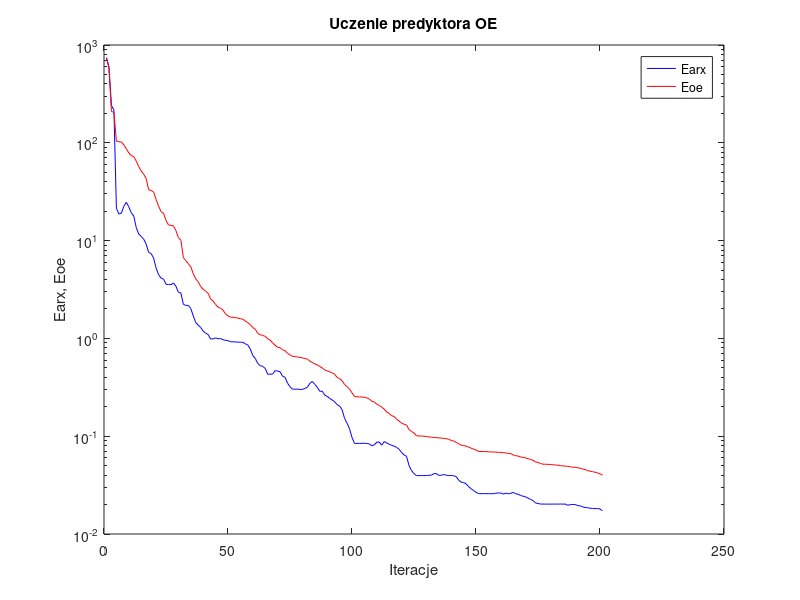
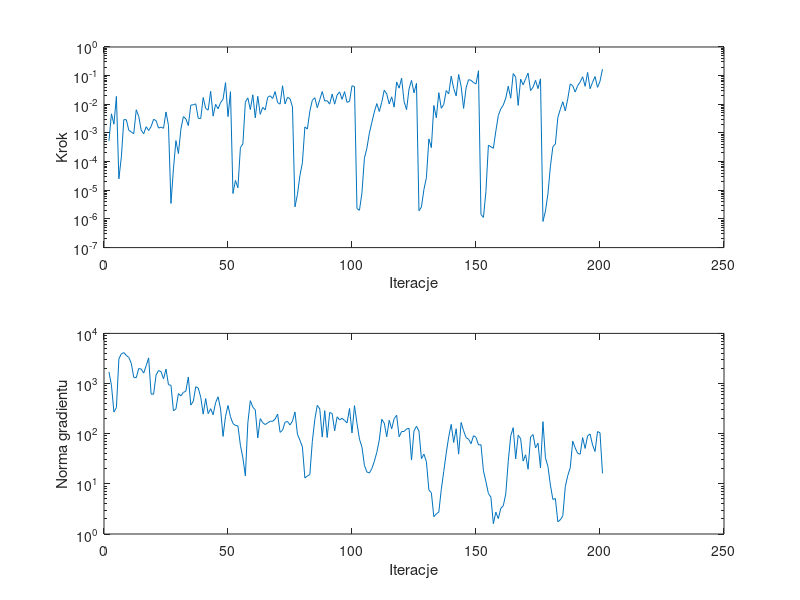

The MATLAB source for these figures, in order:
%uczenie predyktora oe
clear all;
n=0; farx(n+1)=7.424752e+002; foe(n+1)=7.348466e+002; wspucz(n+1)=0.000000e+000; ng(n+1)=0.000000e+000;
%odnowa zmiennej metryki
n=1; farx(n+1)=5.990273e+002; foe(n+1)=5.780933e+002; krok(n+1)=5.294487e-004; ng(n+1)=1.707953e+003;
n=2; farx(n+1)=2.412129e+002; foe(n+1)=2.094544e+002; krok(n+1)=4.667933e-003; ng(n+1)=9.263454e+002;
n=3; farx(n+1)=2.158772e+002; foe(n+1)=2.050905e+002; krok(n+1)=2.021294e-003; ng(n+1)=2.699828e+002;
n=4; farx(n+1)=2.142790e+001; foe(n+1)=1.042407e+002; krok(n+1)=1.884952e-002; ng(n+1)=3.330573e+002;
n=5; farx(n+1)=1.869833e+001; foe(n+1)=1.024341e+002; krok(n+1)=2.519594e-005; ng(n+1)=3.108518e+003;
n=6; farx(n+1)=1.906683e+001; foe(n+1)=1.021384e+002; krok(n+1)=1.466558e-004; ng(n+1)=3.926891e+003;
n=7; farx(n+1)=2.239446e+001; foe(n+1)=9.508367e+001; krok(n+1)=2.921865e-003; ng(n+1)=4.138379e+003;
n=8; farx(n+1)=2.467490e+001; foe(n+1)=8.688610e+001; krok(n+1)=2.896066e-003; ng(n+1)=3.636194e+003;
n=9; farx(n+1)=2.213856e+001; foe(n+1)=7.888001e+001; krok(n+1)=1.242369e-003; ng(n+1)=3.324382e+003;
n=10; farx(n+1)=1.930332e+001; foe(n+1)=7.422340e+001; krok(n+1)=1.085320e-003; ng(n+1)=2.527925e+003;
n=11; farx(n+1)=1.781923e+001; foe(n+1)=7.221177e+001; krok(n+1)=9.413494e-004; ng(n+1)=1.330224e+003;
n=12; farx(n+1)=1.359971e+001; foe(n+1)=6.490417e+001; krok(n+1)=6.425309e-003; ng(n+1)=1.306141e+003;
n=13; farx(n+1)=1.168141e+001; foe(n+1)=5.698979e+001; krok(n+1)=3.799656e-003; ng(n+1)=1.995292e+003;
n=14; farx(n+1)=1.101766e+001; foe(n+1)=5.149742e+001; krok(n+1)=1.250908e-003; ng(n+1)=1.935676e+003;
n=15; farx(n+1)=1.035023e+001; foe(n+1)=4.781053e+001; krok(n+1)=9.349870e-004; ng(n+1)=1.616391e+003;
n=16; farx(n+1)=9.209716e+000; foe(n+1)=4.302090e+001; krok(n+1)=1.651908e-003; ng(n+1)=2.265377e+003;
n=17; farx(n+1)=7.583824e+000; foe(n+1)=3.317897e+001; krok(n+1)=1.216567e-003; ng(n+1)=3.241148e+003;
n=18; farx(n+1)=7.373323e+000; foe(n+1)=3.254420e+001; krok(n+1)=1.670300e-003; ng(n+1)=6.142751e+002;
n=19; farx(n+1)=6.627478e+000; foe(n+1)=3.138992e+001; krok(n+1)=3.011555e-003; ng(n+1)=6.136980e+002;
n=20; farx(n+1)=5.244131e+000; foe(n+1)=2.630301e+001; krok(n+1)=2.677949e-003; ng(n+1)=1.484754e+003;
n=21; farx(n+1)=4.490658e+000; foe(n+1)=2.253347e+001; krok(n+1)=1.478815e-003; ng(n+1)=1.819830e+003;
n=22; farx(n+1)=4.138842e+000; foe(n+1)=1.982697e+001; krok(n+1)=1.599528e-003; ng(n+1)=1.723118e+003;
n=23; farx(n+1)=4.040260e+000; foe(n+1)=1.902652e+001; krok(n+1)=1.457389e-003; ng(n+1)=1.242710e+003;
n=24; farx(n+1)=3.576807e+000; foe(n+1)=1.607271e+001; krok(n+1)=5.414124e-003; ng(n+1)=1.939761e+003;
n=25; farx(n+1)=3.561846e+000; foe(n+1)=1.447703e+001; krok(n+1)=1.841613e-003; ng(n+1)=9.448043e+002;
%odnowa zmiennej metryki
n=26; farx(n+1)=3.541014e+000; foe(n+1)=1.433507e+001; krok(n+1)=3.474229e-006; ng(n+1)=9.257321e+002;
n=27; farx(n+1)=3.686949e+000; foe(n+1)=1.416948e+001; krok(n+1)=5.603333e-005; ng(n+1)=2.855654e+002;
n=28; farx(n+1)=3.416922e+000; foe(n+1)=1.265638e+001; krok(n+1)=5.405350e-004; ng(n+1)=3.129246e+002;
n=29; farx(n+1)=2.959402e+000; foe(n+1)=1.073074e+001; krok(n+1)=1.906434e-004; ng(n+1)=6.299402e+002;
n=30; farx(n+1)=2.916158e+000; foe(n+1)=1.009778e+001; krok(n+1)=1.342085e-003; ng(n+1)=5.686122e+002;
n=31; farx(n+1)=2.228824e+000; foe(n+1)=6.695025e+000; krok(n+1)=3.715831e-003; ng(n+1)=6.644592e+002;
n=32; farx(n+1)=2.174866e+000; foe(n+1)=6.251879e+000; krok(n+1)=3.127439e-003; ng(n+1)=7.037851e+002;
n=33; farx(n+1)=2.172383e+000; foe(n+1)=5.792915e+000; krok(n+1)=1.812955e-003; ng(n+1)=1.353543e+003;
n=34; farx(n+1)=2.022663e+000; foe(n+1)=5.404520e+000; krok(n+1)=9.358895e-003; ng(n+1)=3.717440e+002;
n=35; farx(n+1)=1.694431e+000; foe(n+1)=4.575594e+000; krok(n+1)=9.630946e-003; ng(n+1)=4.433220e+002;
n=36; farx(n+1)=1.451539e+000; foe(n+1)=4.058511e+000; krok(n+1)=1.033570e-002; ng(n+1)=8.649304e+002;
n=37; farx(n+1)=1.367277e+000; foe(n+1)=3.781580e+000; krok(n+1)=3.240245e-003; ng(n+1)=8.132076e+002;
n=38; farx(n+1)=1.293935e+000; foe(n+1)=3.398993e+000; krok(n+1)=3.195265e-003; ng(n+1)=5.333325e+002;
n=39; farx(n+1)=1.185116e+000; foe(n+1)=3.175417e+000; krok(n+1)=1.729712e-002; ng(n+1)=2.458062e+002;
n=40; farx(n+1)=1.130501e+000; foe(n+1)=3.039311e+000; krok(n+1)=7.191611e-003; ng(n+1)=5.017590e+002;
n=41; farx(n+1)=1.095622e+000; foe(n+1)=2.887473e+000; krok(n+1)=6.256921e-003; ng(n+1)=2.508723e+002;
n=42; farx(n+1)=9.835085e-001; foe(n+1)=2.521707e+000; krok(n+1)=2.847603e-002; ng(n+1)=3.161572e+002;
n=43; farx(n+1)=9.897300e-001; foe(n+1)=2.416799e+000; krok(n+1)=3.868579e-003; ng(n+1)=2.387279e+002;
n=44; farx(n+1)=1.010913e+000; foe(n+1)=2.221916e+000; krok(n+1)=1.000091e-002; ng(n+1)=4.170498e+002;
n=45; farx(n+1)=9.923095e-001; foe(n+1)=2.084740e+000; krok(n+1)=6.970444e-003; ng(n+1)=5.445415e+002;
n=46; farx(n+1)=9.964691e-001; foe(n+1)=2.033930e+000; krok(n+1)=1.142218e-002; ng(n+1)=3.117777e+002;
n=47; farx(n+1)=9.691352e-001; foe(n+1)=1.950268e+000; krok(n+1)=1.495979e-002; ng(n+1)=8.827857e+001;
n=48; farx(n+1)=9.555664e-001; foe(n+1)=1.775706e+000; krok(n+1)=5.715876e-002; ng(n+1)=2.231022e+002;
n=49; farx(n+1)=9.476375e-001; foe(n+1)=1.698062e+000; krok(n+1)=3.726829e-003; ng(n+1)=3.651334e+002;
n=50; farx(n+1)=9.241850e-001; foe(n+1)=1.650277e+000; krok(n+1)=2.757245e-002; ng(n+1)=2.175845e+002;
%odnowa zmiennej metryki
n=51; farx(n+1)=9.232002e-001; foe(n+1)=1.644073e+000; krok(n+1)=7.698578e-006; ng(n+1)=1.594742e+002;
n=52; farx(n+1)=9.195132e-001; foe(n+1)=1.628001e+000; krok(n+1)=2.190777e-005; ng(n+1)=1.463142e+002;
n=53; farx(n+1)=9.166777e-001; foe(n+1)=1.617329e+000; krok(n+1)=1.221743e-005; ng(n+1)=1.434071e+002;
n=54; farx(n+1)=9.155388e-001; foe(n+1)=1.587434e+000; krok(n+1)=3.095029e-004; ng(n+1)=5.902574e+001;
n=55; farx(n+1)=9.110540e-001; foe(n+1)=1.571687e+000; krok(n+1)=4.168272e-004; ng(n+1)=3.285303e+001;
n=56; farx(n+1)=8.805039e-001; foe(n+1)=1.503230e+000; krok(n+1)=1.189189e-002; ng(n+1)=1.442460e+001;
n=57; farx(n+1)=8.555818e-001; foe(n+1)=1.448234e+000; krok(n+1)=1.670157e-002; ng(n+1)=1.655662e+002;
n=58; farx(n+1)=7.784598e-001; foe(n+1)=1.383684e+000; krok(n+1)=6.543079e-003; ng(n+1)=4.558854e+002;
n=59; farx(n+1)=6.675122e-001; foe(n+1)=1.287744e+000; krok(n+1)=2.147336e-002; ng(n+1)=3.400539e+002;
n=60; farx(n+1)=6.240596e-001; foe(n+1)=1.242938e+000; krok(n+1)=3.378712e-003; ng(n+1)=2.973577e+002;
n=61; farx(n+1)=5.542961e-001; foe(n+1)=1.122423e+000; krok(n+1)=1.902655e-002; ng(n+1)=8.231117e+001;
n=62; farx(n+1)=5.268982e-001; foe(n+1)=1.091408e+000; krok(n+1)=4.478448e-003; ng(n+1)=2.003256e+002;
n=63; farx(n+1)=5.170411e-001; foe(n+1)=1.072363e+000; krok(n+1)=7.809264e-003; ng(n+1)=1.657972e+002;
n=64; farx(n+1)=4.940972e-001; foe(n+1)=1.050113e+000; krok(n+1)=6.353015e-003; ng(n+1)=1.521586e+002;
n=65; farx(n+1)=4.299131e-001; foe(n+1)=9.896603e-001; krok(n+1)=1.750226e-002; ng(n+1)=1.644110e+002;
n=66; farx(n+1)=4.308534e-001; foe(n+1)=9.610095e-001; krok(n+1)=1.979909e-002; ng(n+1)=1.770635e+002;
n=67; farx(n+1)=4.311088e-001; foe(n+1)=8.992524e-001; krok(n+1)=1.586441e-002; ng(n+1)=1.767870e+002;
n=68; farx(n+1)=4.677565e-001; foe(n+1)=8.526264e-001; krok(n+1)=2.788178e-002; ng(n+1)=1.954252e+002;
n=69; farx(n+1)=4.639435e-001; foe(n+1)=8.105545e-001; krok(n+1)=1.153579e-002; ng(n+1)=2.460514e+002;
n=70; farx(n+1)=4.555529e-001; foe(n+1)=8.024766e-001; krok(n+1)=1.012568e-002; ng(n+1)=1.063114e+002;
n=71; farx(n+1)=4.096894e-001; foe(n+1)=7.636204e-001; krok(n+1)=4.438543e-002; ng(n+1)=1.175596e+002;
n=72; farx(n+1)=4.007059e-001; foe(n+1)=7.486567e-001; krok(n+1)=1.033570e-002; ng(n+1)=1.694688e+002;
n=73; farx(n+1)=3.489939e-001; foe(n+1)=7.051343e-001; krok(n+1)=1.748904e-002; ng(n+1)=1.751395e+002;
n=74; farx(n+1)=3.201291e-001; foe(n+1)=6.778580e-001; krok(n+1)=1.575380e-002; ng(n+1)=1.492870e+002;
n=75; farx(n+1)=3.027086e-001; foe(n+1)=6.566198e-001; krok(n+1)=8.085176e-003; ng(n+1)=1.795017e+002;
%odnowa zmiennej metryki
n=76; farx(n+1)=3.025251e-001; foe(n+1)=6.493139e-001; krok(n+1)=2.645220e-006; ng(n+1)=2.715045e+002;
n=77; farx(n+1)=3.024630e-001; foe(n+1)=6.466088e-001; krok(n+1)=7.122056e-006; ng(n+1)=9.728258e+001;
n=78; farx(n+1)=3.005581e-001; foe(n+1)=6.394432e-001; krok(n+1)=3.274702e-005; ng(n+1)=7.417790e+001;
n=79; farx(n+1)=3.012358e-001; foe(n+1)=6.322219e-001; krok(n+1)=9.153980e-005; ng(n+1)=5.442363e+001;
n=80; farx(n+1)=3.078053e-001; foe(n+1)=6.230368e-001; krok(n+1)=1.629095e-003; ng(n+1)=1.311389e+001;
n=81; farx(n+1)=3.163389e-001; foe(n+1)=6.146019e-001; krok(n+1)=1.369522e-003; ng(n+1)=1.430997e+001;
n=82; farx(n+1)=3.476947e-001; foe(n+1)=5.844489e-001; krok(n+1)=5.770731e-003; ng(n+1)=1.535046e+001;
n=83; farx(n+1)=3.629933e-001; foe(n+1)=5.678635e-001; krok(n+1)=1.378623e-002; ng(n+1)=6.983624e+001;
n=84; farx(n+1)=3.394228e-001; foe(n+1)=5.487203e-001; krok(n+1)=1.696688e-002; ng(n+1)=1.919990e+002;
n=85; farx(n+1)=3.160869e-001; foe(n+1)=5.366279e-001; krok(n+1)=7.632150e-003; ng(n+1)=3.692443e+002;
n=86; farx(n+1)=2.876524e-001; foe(n+1)=5.169507e-001; krok(n+1)=1.450364e-002; ng(n+1)=3.123695e+002;
n=87; farx(n+1)=2.886475e-001; foe(n+1)=4.986355e-001; krok(n+1)=2.788265e-002; ng(n+1)=8.555685e+001;
n=88; farx(n+1)=2.633302e-001; foe(n+1)=4.766523e-001; krok(n+1)=1.301252e-002; ng(n+1)=2.875347e+002;
n=89; farx(n+1)=2.551437e-001; foe(n+1)=4.650737e-001; krok(n+1)=1.336240e-002; ng(n+1)=8.419117e+001;
n=90; farx(n+1)=2.436417e-001; foe(n+1)=4.559623e-001; krok(n+1)=1.012568e-002; ng(n+1)=2.646748e+002;
n=91; farx(n+1)=2.344997e-001; foe(n+1)=4.437020e-001; krok(n+1)=2.279678e-002; ng(n+1)=2.522015e+002;
n=92; farx(n+1)=2.250672e-001; foe(n+1)=4.307611e-001; krok(n+1)=1.012568e-002; ng(n+1)=1.140000e+002;
n=93; farx(n+1)=2.102641e-001; foe(n+1)=3.988711e-001; krok(n+1)=2.107682e-002; ng(n+1)=2.173553e+002;
n=94; farx(n+1)=2.033930e-001; foe(n+1)=3.885940e-001; krok(n+1)=2.710756e-002; ng(n+1)=1.883616e+002;
n=95; farx(n+1)=1.865933e-001; foe(n+1)=3.689869e-001; krok(n+1)=1.486332e-002; ng(n+1)=2.024131e+002;
n=96; farx(n+1)=1.521878e-001; foe(n+1)=3.381487e-001; krok(n+1)=2.768352e-002; ng(n+1)=1.838090e+002;
n=97; farx(n+1)=1.357479e-001; foe(n+1)=3.210014e-001; krok(n+1)=1.165911e-002; ng(n+1)=1.638754e+002;
n=98; farx(n+1)=1.193140e-001; foe(n+1)=3.039918e-001; krok(n+1)=1.274938e-002; ng(n+1)=3.185242e+002;
n=99; farx(n+1)=9.706263e-002; foe(n+1)=2.774459e-001; krok(n+1)=4.446078e-002; ng(n+1)=1.034225e+002;
n=100; farx(n+1)=8.442132e-002; foe(n+1)=2.548664e-001; krok(n+1)=4.134280e-002; ng(n+1)=3.622060e+002;
%odnowa zmiennej metryki
n=101; farx(n+1)=8.442868e-002; foe(n+1)=2.527496e-001; krok(n+1)=2.293373e-006; ng(n+1)=1.616689e+002;
n=102; farx(n+1)=8.444958e-002; foe(n+1)=2.523800e-001; krok(n+1)=2.011017e-006; ng(n+1)=7.797806e+001;
n=103; farx(n+1)=8.454896e-002; foe(n+1)=2.516286e-001; krok(n+1)=7.909320e-006; ng(n+1)=5.468787e+001;
n=104; farx(n+1)=8.468061e-002; foe(n+1)=2.496823e-001; krok(n+1)=1.323622e-004; ng(n+1)=2.345540e+001;
n=105; farx(n+1)=8.425681e-002; foe(n+1)=2.466912e-001; krok(n+1)=2.929807e-004; ng(n+1)=1.724154e+001;
n=106; farx(n+1)=8.329824e-002; foe(n+1)=2.394545e-001; krok(n+1)=9.854180e-004; ng(n+1)=1.646445e+001;
n=107; farx(n+1)=7.996583e-002; foe(n+1)=2.275805e-001; krok(n+1)=2.346492e-003; ng(n+1)=2.012875e+001;
n=108; farx(n+1)=8.153419e-002; foe(n+1)=2.230523e-001; krok(n+1)=5.381741e-003; ng(n+1)=2.814967e+001;
n=109; farx(n+1)=8.694734e-002; foe(n+1)=2.126192e-001; krok(n+1)=1.058808e-002; ng(n+1)=4.248893e+001;
n=110; farx(n+1)=8.712158e-002; foe(n+1)=2.056351e-001; krok(n+1)=5.608324e-003; ng(n+1)=7.495776e+001;
n=111; farx(n+1)=8.090185e-002; foe(n+1)=1.983255e-001; krok(n+1)=1.181377e-002; ng(n+1)=1.937713e+002;
n=112; farx(n+1)=8.810521e-002; foe(n+1)=1.889219e-001; krok(n+1)=3.122169e-002; ng(n+1)=1.625765e+002;
n=113; farx(n+1)=8.531427e-002; foe(n+1)=1.766346e-001; krok(n+1)=2.308292e-002; ng(n+1)=8.673162e+001;
n=114; farx(n+1)=8.272706e-002; foe(n+1)=1.710188e-001; krok(n+1)=1.023953e-002; ng(n+1)=1.850183e+002;
n=115; farx(n+1)=8.061051e-002; foe(n+1)=1.616382e-001; krok(n+1)=1.829287e-002; ng(n+1)=1.247016e+002;
n=116; farx(n+1)=7.912619e-002; foe(n+1)=1.593182e-001; krok(n+1)=7.980009e-003; ng(n+1)=1.999869e+002;
n=117; farx(n+1)=7.694705e-002; foe(n+1)=1.491222e-001; krok(n+1)=6.013604e-002; ng(n+1)=2.330249e+002;
n=118; farx(n+1)=7.352507e-002; foe(n+1)=1.428456e-001; krok(n+1)=3.661089e-002; ng(n+1)=8.683720e+001;
n=119; farx(n+1)=6.822819e-002; foe(n+1)=1.360079e-001; krok(n+1)=8.155575e-002; ng(n+1)=1.102856e+002;
n=120; farx(n+1)=6.433507e-002; foe(n+1)=1.325210e-001; krok(n+1)=1.250976e-002; ng(n+1)=1.106430e+002;
n=121; farx(n+1)=6.218439e-002; foe(n+1)=1.301002e-001; krok(n+1)=6.525058e-003; ng(n+1)=1.245917e+002;
n=122; farx(n+1)=5.001375e-002; foe(n+1)=1.167536e-001; krok(n+1)=3.459187e-002; ng(n+1)=1.275617e+002;
n=123; farx(n+1)=4.446165e-002; foe(n+1)=1.118213e-001; krok(n+1)=6.826594e-002; ng(n+1)=2.977939e+001;
n=124; farx(n+1)=4.147372e-002; foe(n+1)=1.079873e-001; krok(n+1)=2.517497e-002; ng(n+1)=1.145004e+002;
n=125; farx(n+1)=3.954834e-002; foe(n+1)=1.012713e-001; krok(n+1)=5.387784e-002; ng(n+1)=1.403116e+002;
%odnowa zmiennej metryki
n=126; farx(n+1)=3.956409e-002; foe(n+1)=1.005009e-001; krok(n+1)=1.924645e-006; ng(n+1)=1.126939e+002;
n=127; farx(n+1)=3.956965e-002; foe(n+1)=1.004057e-001; krok(n+1)=2.627192e-006; ng(n+1)=3.172026e+001;
n=128; farx(n+1)=3.960442e-002; foe(n+1)=9.987064e-002; krok(n+1)=1.071362e-005; ng(n+1)=3.915855e+001;
n=129; farx(n+1)=3.955665e-002; foe(n+1)=9.922763e-002; krok(n+1)=2.746916e-005; ng(n+1)=2.769508e+001;
n=130; farx(n+1)=3.983535e-002; foe(n+1)=9.816604e-002; krok(n+1)=6.191918e-004; ng(n+1)=7.558189e+000;
n=131; farx(n+1)=4.000949e-002; foe(n+1)=9.781620e-002; krok(n+1)=3.072763e-004; ng(n+1)=6.635128e+000;
n=132; farx(n+1)=4.140130e-002; foe(n+1)=9.686574e-002; krok(n+1)=9.096510e-003; ng(n+1)=2.209471e+000;
n=133; farx(n+1)=4.147876e-002; foe(n+1)=9.668143e-002; krok(n+1)=3.400118e-003; ng(n+1)=2.526942e+000;
n=134; farx(n+1)=3.978423e-002; foe(n+1)=9.606848e-002; krok(n+1)=2.539936e-002; ng(n+1)=2.726546e+000;
n=135; farx(n+1)=3.982660e-002; foe(n+1)=9.567593e-002; krok(n+1)=7.251821e-003; ng(n+1)=7.719220e+000;
n=136; farx(n+1)=4.061232e-002; foe(n+1)=9.504552e-002; krok(n+1)=9.914684e-003; ng(n+1)=1.771864e+001;
n=137; farx(n+1)=3.992908e-002; foe(n+1)=9.429763e-002; krok(n+1)=3.026697e-002; ng(n+1)=4.121305e+001;
n=138; farx(n+1)=3.955793e-002; foe(n+1)=9.314976e-002; krok(n+1)=2.320653e-002; ng(n+1)=8.687740e+001;
n=139; farx(n+1)=3.972330e-002; foe(n+1)=9.028339e-002; krok(n+1)=9.595947e-002; ng(n+1)=1.533986e+002;
n=140; farx(n+1)=3.937319e-002; foe(n+1)=8.931846e-002; krok(n+1)=3.571716e-002; ng(n+1)=6.693468e+001;
n=141; farx(n+1)=3.870845e-002; foe(n+1)=8.640937e-002; krok(n+1)=1.965861e-002; ng(n+1)=1.256912e+002;
n=142; farx(n+1)=3.552563e-002; foe(n+1)=8.375543e-002; krok(n+1)=1.096481e-001; ng(n+1)=3.915845e+001;
n=143; farx(n+1)=3.396790e-002; foe(n+1)=8.095239e-002; krok(n+1)=4.256083e-002; ng(n+1)=1.673649e+002;
n=144; farx(n+1)=3.353267e-002; foe(n+1)=8.020541e-002; krok(n+1)=7.191676e-003; ng(n+1)=1.143666e+002;
n=145; farx(n+1)=3.263537e-002; foe(n+1)=7.923240e-002; krok(n+1)=3.731451e-002; ng(n+1)=8.368238e+001;
n=146; farx(n+1)=3.056771e-002; foe(n+1)=7.727368e-002; krok(n+1)=7.236188e-002; ng(n+1)=7.767067e+001;
n=147; farx(n+1)=2.901403e-002; foe(n+1)=7.548070e-002; krok(n+1)=6.864555e-002; ng(n+1)=6.314109e+001;
n=148; farx(n+1)=2.786655e-002; foe(n+1)=7.388907e-002; krok(n+1)=5.716001e-002; ng(n+1)=9.123216e+001;
n=149; farx(n+1)=2.671263e-002; foe(n+1)=7.225097e-002; krok(n+1)=5.122362e-002; ng(n+1)=8.437213e+001;
n=150; farx(n+1)=2.587186e-002; foe(n+1)=6.994222e-002; krok(n+1)=1.484981e-001; ng(n+1)=5.984345e+001;
%odnowa zmiennej metryki
n=151; farx(n+1)=2.587240e-002; foe(n+1)=6.974841e-002; krok(n+1)=1.432961e-006; ng(n+1)=6.026173e+001;
n=152; farx(n+1)=2.587171e-002; foe(n+1)=6.973565e-002; krok(n+1)=1.133979e-006; ng(n+1)=1.819225e+001;
n=153; farx(n+1)=2.586465e-002; foe(n+1)=6.970362e-002; krok(n+1)=9.041389e-006; ng(n+1)=1.104933e+001;
n=154; farx(n+1)=2.585408e-002; foe(n+1)=6.925590e-002; krok(n+1)=3.749852e-004; ng(n+1)=6.422737e+000;
n=155; farx(n+1)=2.582444e-002; foe(n+1)=6.900494e-002; krok(n+1)=3.293253e-004; ng(n+1)=5.432939e+000;
n=156; farx(n+1)=2.584336e-002; foe(n+1)=6.898440e-002; krok(n+1)=2.927427e-004; ng(n+1)=1.605820e+000;
n=157; farx(n+1)=2.610709e-002; foe(n+1)=6.867924e-002; krok(n+1)=1.166983e-003; ng(n+1)=2.726910e+000;
n=158; farx(n+1)=2.628317e-002; foe(n+1)=6.849603e-002; krok(n+1)=4.077649e-003; ng(n+1)=2.031047e+000;
n=159; farx(n+1)=2.622211e-002; foe(n+1)=6.829681e-002; krok(n+1)=6.970444e-003; ng(n+1)=3.250020e+000;
n=160; farx(n+1)=2.557831e-002; foe(n+1)=6.789070e-002; krok(n+1)=9.424758e-003; ng(n+1)=3.655650e+000;
n=161; farx(n+1)=2.617740e-002; foe(n+1)=6.745405e-002; krok(n+1)=1.640492e-002; ng(n+1)=6.284746e+000;
n=162; farx(n+1)=2.578409e-002; foe(n+1)=6.668540e-002; krok(n+1)=4.277073e-002; ng(n+1)=2.816199e+001;
n=163; farx(n+1)=2.606794e-002; foe(n+1)=6.633552e-002; krok(n+1)=1.636186e-002; ng(n+1)=9.045944e+001;
n=164; farx(n+1)=2.663075e-002; foe(n+1)=6.425346e-002; krok(n+1)=1.178633e-001; ng(n+1)=1.318329e+002;
n=165; farx(n+1)=2.584307e-002; foe(n+1)=6.319273e-002; krok(n+1)=8.877087e-002; ng(n+1)=3.147003e+001;
n=166; farx(n+1)=2.543937e-002; foe(n+1)=6.269461e-002; krok(n+1)=9.146433e-003; ng(n+1)=9.312632e+001;
n=167; farx(n+1)=2.480936e-002; foe(n+1)=6.134067e-002; krok(n+1)=7.572847e-002; ng(n+1)=7.960888e+001;
n=168; farx(n+1)=2.431686e-002; foe(n+1)=6.070379e-002; krok(n+1)=4.785362e-002; ng(n+1)=2.845391e+001;
n=169; farx(n+1)=2.396537e-002; foe(n+1)=6.001410e-002; krok(n+1)=7.746648e-002; ng(n+1)=3.793470e+001;
n=170; farx(n+1)=2.326933e-002; foe(n+1)=5.888986e-002; krok(n+1)=1.221144e-001; ng(n+1)=1.954769e+001;
n=171; farx(n+1)=2.260555e-002; foe(n+1)=5.783145e-002; krok(n+1)=3.034235e-002; ng(n+1)=8.599935e+001;
n=172; farx(n+1)=2.194396e-002; foe(n+1)=5.678421e-002; krok(n+1)=3.929724e-002; ng(n+1)=9.611633e+001;
n=173; farx(n+1)=2.077049e-002; foe(n+1)=5.442917e-002; krok(n+1)=6.864555e-002; ng(n+1)=5.213332e+001;
n=174; farx(n+1)=2.050768e-002; foe(n+1)=5.393335e-002; krok(n+1)=3.535818e-002; ng(n+1)=6.488426e+001;
n=175; farx(n+1)=2.024485e-002; foe(n+1)=5.257480e-002; krok(n+1)=7.753372e-002; ng(n+1)=2.084686e+001;
%odnowa zmiennej metryki
n=176; farx(n+1)=2.023674e-002; foe(n+1)=5.173958e-002; krok(n+1)=8.165243e-007; ng(n+1)=1.734478e+002;
n=177; farx(n+1)=2.022859e-002; foe(n+1)=5.167013e-002; krok(n+1)=1.880098e-006; ng(n+1)=3.298525e+001;
n=178; farx(n+1)=2.021130e-002; foe(n+1)=5.155098e-002; krok(n+1)=7.488082e-006; ng(n+1)=2.226173e+001;
n=179; farx(n+1)=2.019934e-002; foe(n+1)=5.135701e-002; krok(n+1)=6.874781e-005; ng(n+1)=9.452739e+000;
n=180; farx(n+1)=2.022447e-002; foe(n+1)=5.106711e-002; krok(n+1)=3.323859e-004; ng(n+1)=4.883362e+000;
n=181; farx(n+1)=2.023517e-002; foe(n+1)=5.079130e-002; krok(n+1)=4.090701e-004; ng(n+1)=5.106070e+000;
n=182; farx(n+1)=2.020500e-002; foe(n+1)=5.061270e-002; krok(n+1)=3.478135e-003; ng(n+1)=1.754673e+000;
n=183; farx(n+1)=2.025982e-002; foe(n+1)=5.010807e-002; krok(n+1)=6.728198e-003; ng(n+1)=1.920896e+000;
n=184; farx(n+1)=2.020021e-002; foe(n+1)=4.977172e-002; krok(n+1)=1.226153e-002; ng(n+1)=2.306767e+000;
n=185; farx(n+1)=2.025566e-002; foe(n+1)=4.942377e-002; krok(n+1)=5.879121e-003; ng(n+1)=8.786741e+000;
n=186; farx(n+1)=1.963994e-002; foe(n+1)=4.927743e-002; krok(n+1)=1.556427e-002; ng(n+1)=1.462253e+001;
n=187; farx(n+1)=1.998743e-002; foe(n+1)=4.854324e-002; krok(n+1)=5.160128e-002; ng(n+1)=2.092713e+001;
n=188; farx(n+1)=2.005306e-002; foe(n+1)=4.823171e-002; krok(n+1)=4.446078e-002; ng(n+1)=7.123168e+001;
n=189; farx(n+1)=2.001086e-002; foe(n+1)=4.807157e-002; krok(n+1)=2.674687e-002; ng(n+1)=5.202236e+001;
n=190; farx(n+1)=1.955432e-002; foe(n+1)=4.759232e-002; krok(n+1)=4.502187e-002; ng(n+1)=4.063074e+001;
n=191; farx(n+1)=1.941622e-002; foe(n+1)=4.701962e-002; krok(n+1)=5.983917e-002; ng(n+1)=3.896453e+001;
n=192; farx(n+1)=1.892888e-002; foe(n+1)=4.616150e-002; krok(n+1)=9.137743e-002; ng(n+1)=8.359442e+001;
n=193; farx(n+1)=1.867245e-002; foe(n+1)=4.550258e-002; krok(n+1)=4.254539e-002; ng(n+1)=5.076683e+001;
n=194; farx(n+1)=1.856780e-002; foe(n+1)=4.454175e-002; krok(n+1)=1.293628e-001; ng(n+1)=9.098234e+001;
n=195; farx(n+1)=1.835273e-002; foe(n+1)=4.390551e-002; krok(n+1)=3.497807e-002; ng(n+1)=9.833823e+001;
n=196; farx(n+1)=1.824843e-002; foe(n+1)=4.339213e-002; krok(n+1)=5.857529e-002; ng(n+1)=5.957087e+001;
n=197; farx(n+1)=1.815984e-002; foe(n+1)=4.287639e-002; krok(n+1)=9.327289e-002; ng(n+1)=4.419502e+001;
n=198; farx(n+1)=1.820968e-002; foe(n+1)=4.207896e-002; krok(n+1)=3.897540e-002; ng(n+1)=1.105112e+002;
n=199; farx(n+1)=1.804700e-002; foe(n+1)=4.128774e-002; krok(n+1)=6.345427e-002; ng(n+1)=1.040947e+002;
n=200; farx(n+1)=1.724385e-002; foe(n+1)=3.999901e-002; krok(n+1)=1.677703e-001; ng(n+1)=1.620902e+001;

figure; semilogy(farx,'b'); hold on; semilogy(foe,'r'); xlabel('Iteracje'); ylabel('Earx, Eoe'); legend('Earx','Eoe'); title('Uczenie predyktora OE');
figure; subplot(2,1,1); semilogy(krok); xlabel('Iteracje'); ylabel('Krok');
subplot(2,1,2); semilogy(ng); xlabel('Iteracje'); ylabel('Norma gradientu');
Earx=farx(n+1)
Eoe=foe(n+1)
